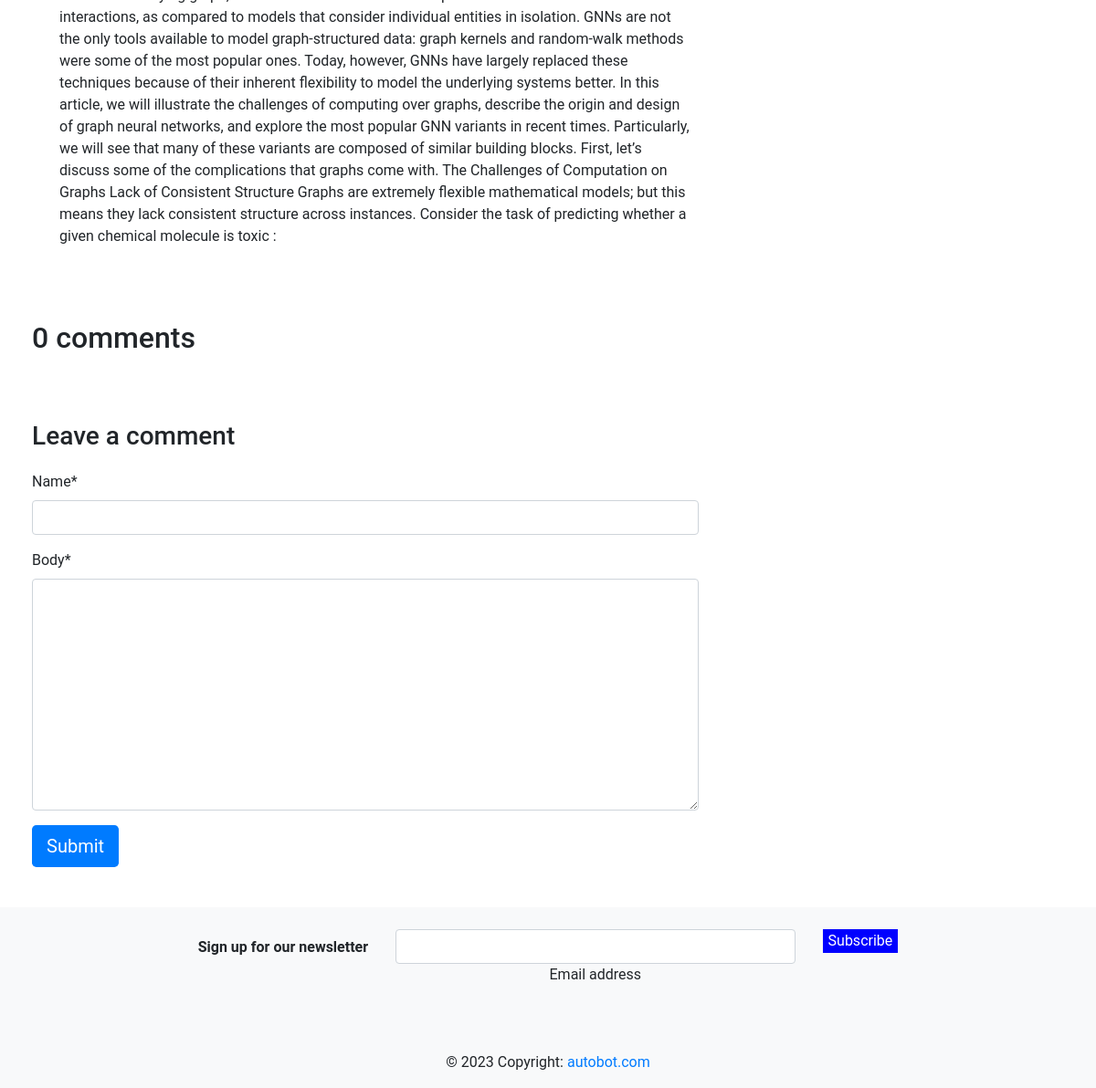
The app's page /blog/details/understanding-convolutions-on-graphs (lower part), older data.
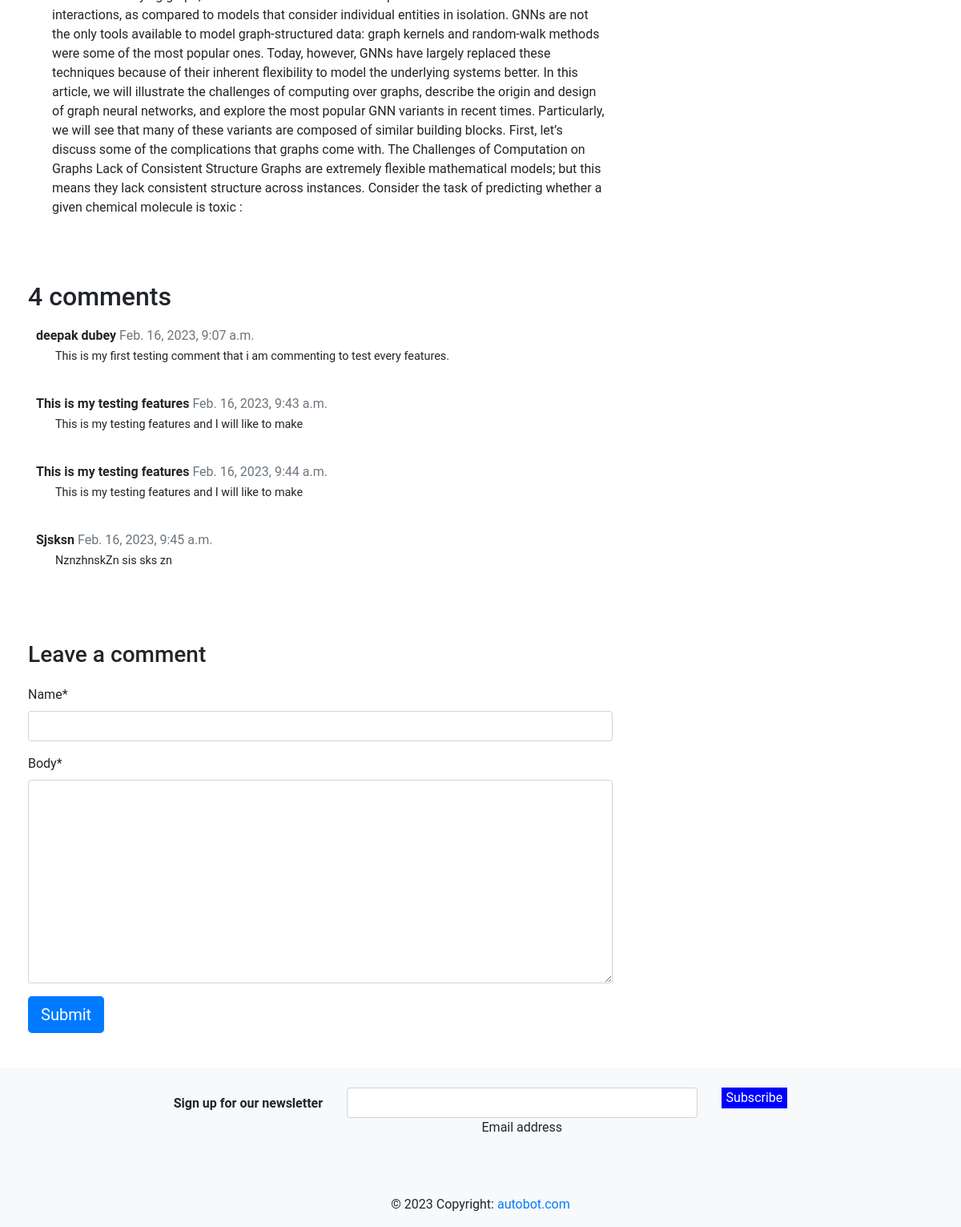
The same page, newer data.
### blog/models.py (models this page shows, shortened)
class Comment(models.Model):
    post = models.ForeignKey(Post, on_delete=models.CASCADE, related_name='comments')
    name = models.CharField(max_length=80)
    body = models.TextField()
    created_on = models.DateTimeField(auto_now=True)
    active = models.BooleanField(default=False)
    class Meta:
        ordering = ['created_on']

### blog/views.py (the view)
# urls.py: path('details/<slug:slug>', views.details, name="post_detail")
def details(request, slug):
    template_name = "blog/post_detail.html"
    post = get_object_or_404(Post, slug = slug)
    comments = post.comments.filter(active=True)
    new_comments = None
    if request.method == "POST":
        comment_form =  CommentForm(data=request.POST)
        if comment_form.is_valid():
            new_comments = comment_form.save(commit=False)
            new_comments.post = post
            new_comments.save()
    else:
        comment_form = CommentForm()
    return render(request, template_name, {'post':post, 'comments': comments, 'new_comment': new_comments, 'comment_form': comment_form})

### blog/forms.py
class CommentForm(forms.ModelForm):
    class Meta:
        model = Comment
        fields = ('name', 'body')

### blog/templates/blog/post_detail.html (shortened to what this page needs)
{% extends './base.html' %} {% block content %}
{% block css %}
{% load static %}
<link rel="stylesheet" href="{%  static 'blog/post.css' %}"/>
{% endblock %}
<div class="container">
  <div class="row">
    <div class="col-md-8 card mb-4  mt-3 left  top">
      <div class="card-body">
        <p class="card-text ">{{ post.content | safe }}</p>
      </div>
    </div>
    {% block sidebar %} {% include './sidebar.html' %} {% endblock sidebar %}
  </div>
</div>
<div class="col-md-8 card mb-4  mt-3 ">
  <div class="card-body">
    <h2>{{ comments.count }} comments</h2>
    {% for comment in comments %}
    <div class="comments" style="padding: 10px;">
      <p class="font-weight-bold">
        {{ comment.name }}
        <span class=" text-muted font-weight-normal ">
          {{ comment.created_on }}
        </span>
      </p>
      <span class="commentBody" >{{ comment.body | linebreaks }}</span>
    </div>
    {% endfor %}
  </div>
</div>
<div class="col-md-8 card mb-4  mt-3 ">
  <div class="card-body">
    {% if new_comment %}
    <div class="alert alert-success" role="alert">
      Your comment is awaiting moderation
    </div>
    {% else %}
    <h3>Leave a comment</h3>
    {% load crispy_forms_tags %}
    <form method="post" style="margin-top: 1.3em;">
      {{ comment_form | crispy }}
      <button type="submit" class="btn btn-primary  btn-lg">Submit</button>
    </form>
    {% endif %}
  </div>
</div>
{% endblock content %}

### blog/templates/blog/base.html (shortened to what this page needs)
<!DOCTYPE html>
<html lang="en">
  <head>
    <link
      rel="stylesheet"
      href="https://cdn.jsdelivr.net/npm/bootstrap@4.3.1/dist/css/bootstrap.min.css"
    />
    {% block css %}
    {% endblock %}
  </head>
  <body>
    {% block content %}{% endblock content %}
    {% block footer %} {% include './footer.html' %} {% endblock footer %}
  </body>
</html>

### blog/templates/blog/sidebar.html (shortened to what this page needs)
{% block sidebar %}
<div class="col-md-4 float-right ">
</div>
{% endblock sidebar %}

### blog/templates/blog/footer.html
{% block footer %}
<footer class="bg-light text-center text-black">
    <div class="container p-4">
      <section class="">
        <form action="">
          <div class="row d-flex justify-content-center">
            <div class="col-auto">
              <p class="pt-2">
                <strong>Sign up for our newsletter</strong>
              </p>
            </div>
            <div class="col-md-5 col-12">
              <div class="form-outline form-white mb-4">
                <input type="email" id="form5Example21" class="form-control" />
                <label class="form-label" for="form5Example21">Email address</label>
              </div>
            </div>
            <div class="col-auto">
              <button type="submit" class="subsButton">
                Subscribe
              </button>
            </div>
          </div>
        </form>
      </section>
    </div>
    <div class="text-center p-3">
      © 2023 Copyright:
      <a class="text-black" href="#">autobot.com</a>
    </div>
  </footer>
  {% endblock footer %}

### blog/static/blog/post.css (style rules this page uses)
.commentBody p { margin-top: -0.8rem; margin-left: 1.5rem; font-size: 0.9rem; }

### blog/templates/blog/base.html (style rules this page uses)
body { font-family: "Roboto", sans-serif; background-color: #fff; }
button { outline:none !important; border: none !important; }
.card { border: none; box-shadow: none !important; }
.subsButton { background-color: blue !important; color: white !important; }

### blog/templates/blog/sidebar.html (style rules this page uses)
.card { box-shadow: 0 16px 48px #E3E7EB; }

Row changes from the older to the newer data that the page shows:
added Comment: name "deepak dubey", created_on "Feb. 16, 2023, 9:07 a.m.", body "This is my first testing comment that i am commenting to test every features."
added Comment: name "This is my testing features", created_on "Feb. 16, 2023, 9:43 a.m.", body "This is my testing features and I will like to make"
added Comment: name "This is my testing features", created_on "Feb. 16, 2023, 9:44 a.m.", body "This is my testing features and I will like to make"
added Comment: name "Sjsksn", created_on "Feb. 16, 2023, 9:45 a.m.", body "NznzhnskZn sis sks zn"
Text that changed along with them:
{{ comments.count }}: "0" → "4"
